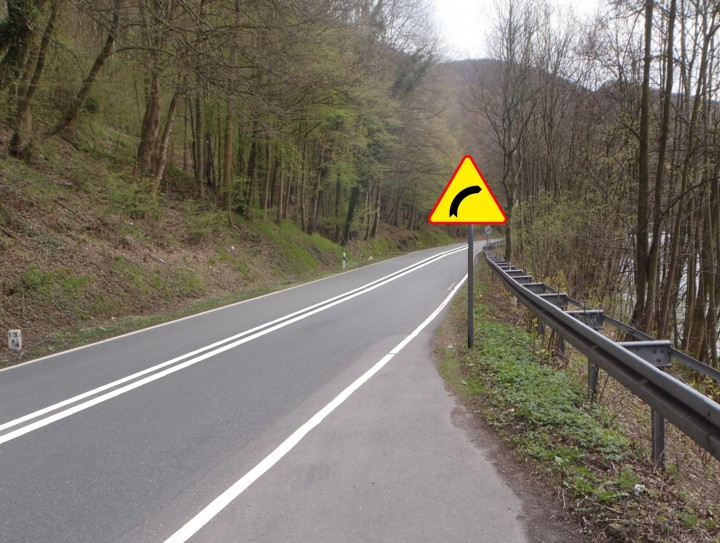
%> input picture images/ostrz07.jpg, 720 x 543 px
$ octave --eval "result = detect_warn_signs(imread('images/ostrz07.jpg'));"   (GNU Octave 9; MATLAB toolbox functions it lacks are replaced by stand-ins)
%> lines starting %> are read from the running program, lines starting %| are printed output that depends on the picture; in (x1, y1, x2, y2) boxes, pixels count from 0 and x2, y2 are one past the last pixel; in counts of white or black regions, pixels touching at a corner belong together; the program's own positions count from 1
% function detecting potential warning signs in given image
% returns binary image of potential information signs (1) and background (0)
function bin_info = detect_warn_signs(im)

% set apart certain color masks
r = im(:,:,1);
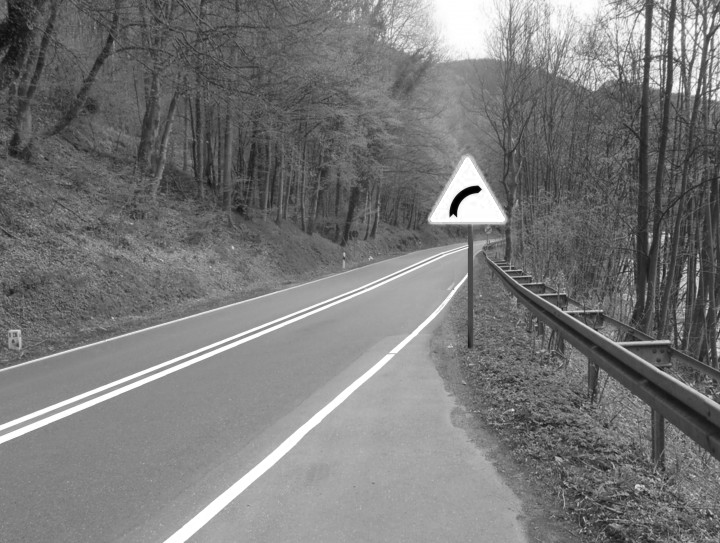
%> r: size 543x720 uint8; min 0, max 255, mean 119.9
g = im(:,:,2);
b = im(:,:,3);
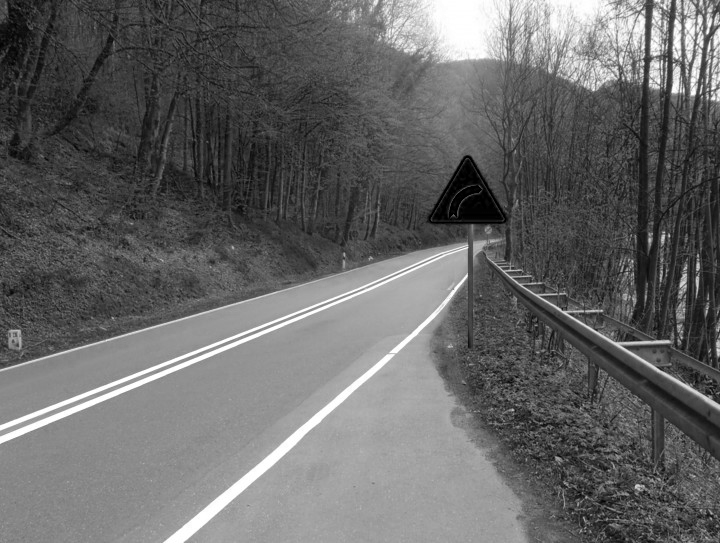
%> b: size 543x720 uint8; min 0, max 255, mean 102.2
% subplot(2,3,1); imshow(r);
% subplot(2,3,2); imshow(g);
% subplot(2,3,3); imshow(b);

% transforming image to 1-dimension gray scale
my_bin = rgb2gray(im);
% formula to take information signs by color
% formulas_value = (g+b)./(2.*r);

g_end = g./(r+0.000001);
b_end = b./(r+0.000001);
g_end(g_end < 0.11) = 0.000001;
b_end(b_end < 0.11) = 0.000001;
final_matrix = cat(3,g_end,b_end);
formulas_value = harmmean(final_matrix, 3);
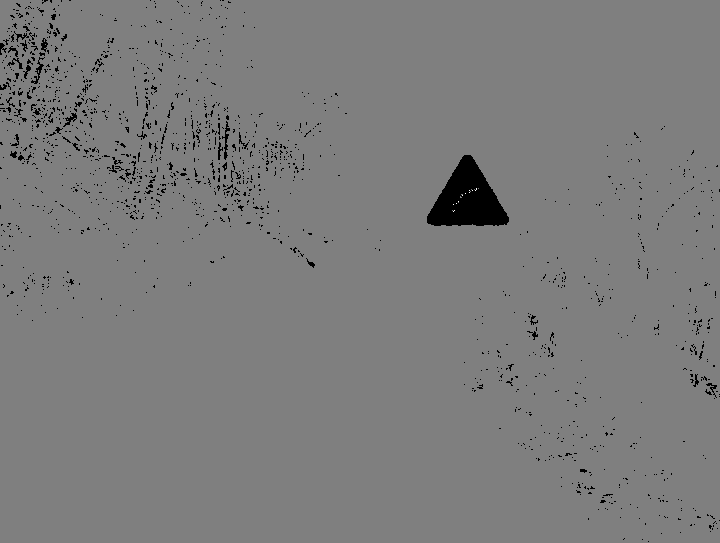
%> formulas_value: size 543x720 double; min 0, max 2, mean 0.977; drawn with min black and max white

% threshold determined empirically
threshhold = 0.29;
% binarize image using threshold
my_bin(formulas_value <= threshhold) = 255;
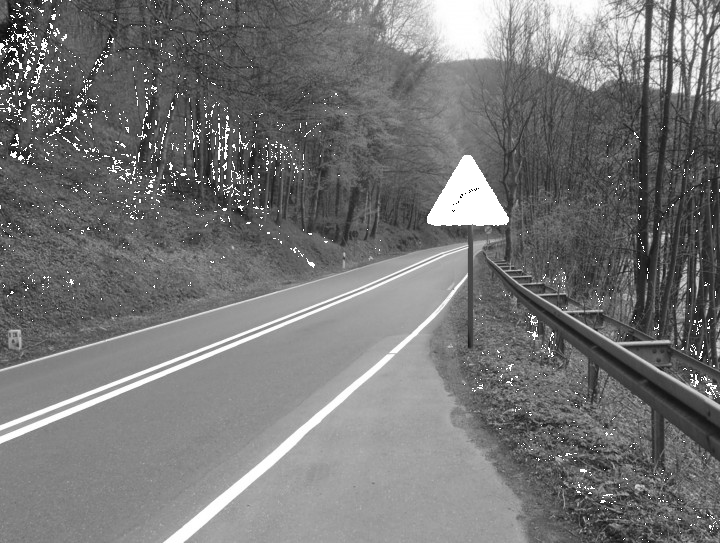
%> my_bin: size 543x720 uint8; min 1, max 255, mean 118
my_bin(formulas_value > threshhold) = 0;
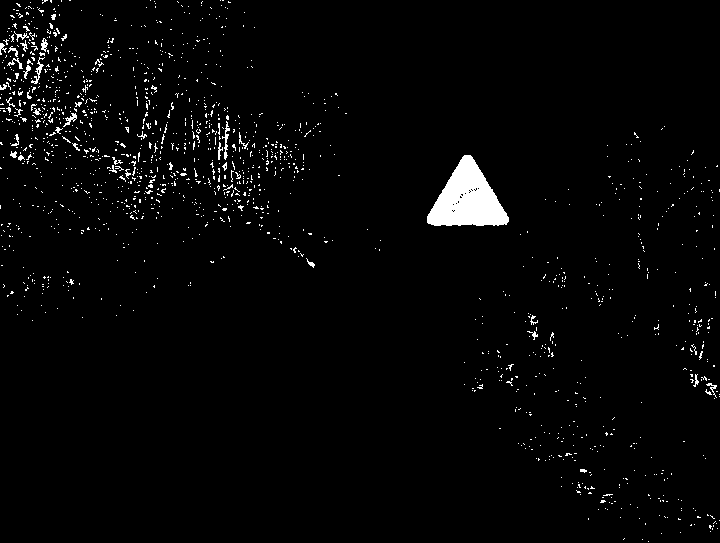
%> my_bin: size 543x720 uint8; 2.4% white; 1507 white regions (1468 under 20 px), largest, box (x1, y1, x2, y2) and area: (427, 155, 509, 226) 3413, (222, 121, 230, 160) 102, (31, 57, 45, 84) 95
% subplot(2,3,4); imshow(my_bin);

% noise reduction
my_bin = bwareaopen(my_bin, 50);
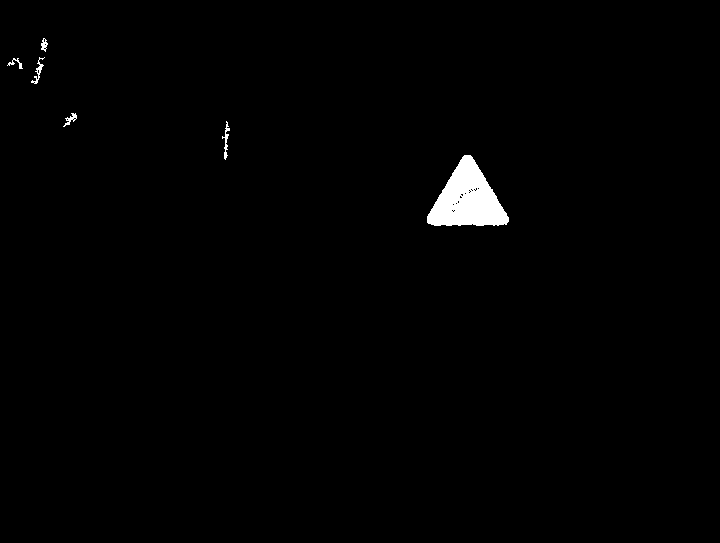
%> my_bin: size 543x720 logical; 0.97% white; 6 white regions, box (x1, y1, x2, y2) and area: (427, 155, 509, 226) 3413, (222, 121, 230, 160) 102, (31, 57, 45, 84) 95, (63, 113, 77, 127) 71, (41, 38, 48, 52) 55, (7, 58, 23, 69) 55
% dilatation to reduce signs' inner part
bin_info = bwmorph(my_bin, 'dilate', 10);
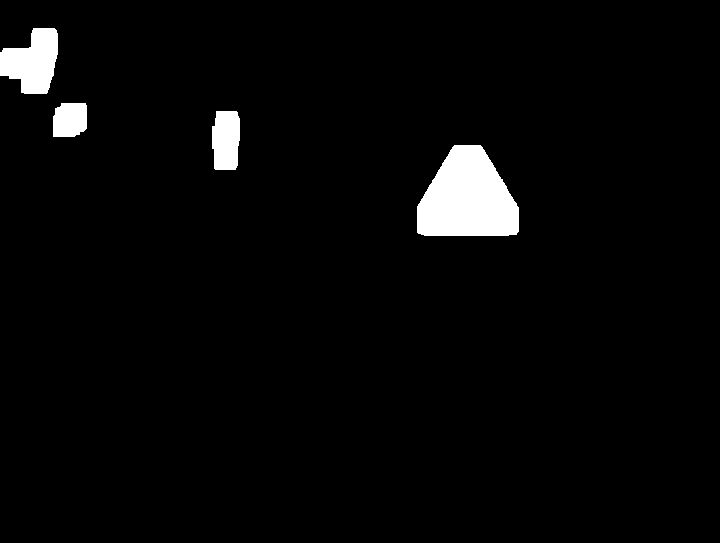
%> bin_info: size 543x720 logical; 3.1% white; 4 white regions, box (x1, y1, x2, y2) and area: (417, 145, 519, 236) 6936, (0, 28, 58, 94) 2637, (212, 111, 240, 170) 1485, (53, 103, 87, 137) 1054
% subplot(2,3,5); imshow(bin_info);

end
